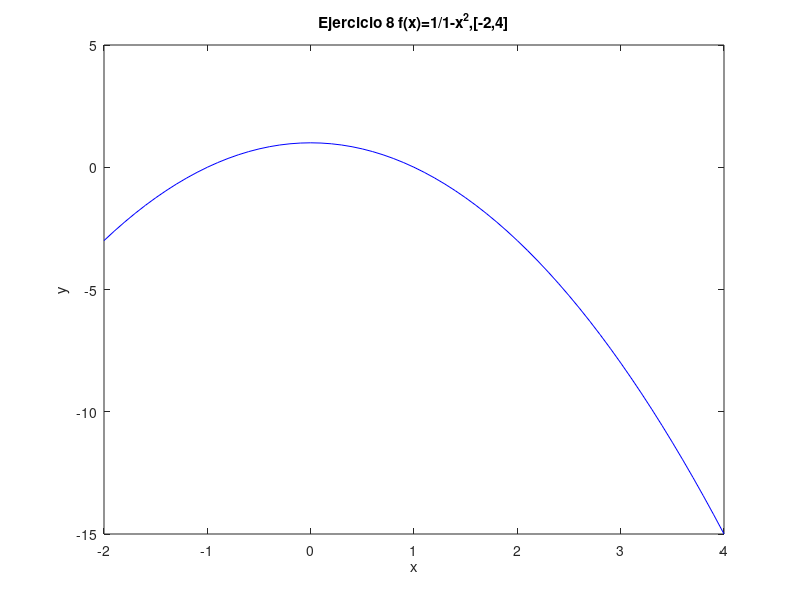

MATLAB code for this plot:
% Octave Script
% Title			:1.5 Teorema de Existencia
% Description		:Script para graficar el ejericio 7 de la actividad 1.5
% Author		:Luis Gerardo Cardozo Carranza (Gerard_CRS) luiscardozo161002@gmail.com
% Date			:20210504
% sion		        :1
% Usage			:octave> /path/Teorema_de_Existencia_Actividad_1.5_Luis Gerardo Cardozo Carranza_3202
% Notes			:Requiere aplicacion octave usar en consola preferentemente.

%Actividad_Ejercicio 8 f(x)=1/1-x^2,[-2,4]
%Limpiar variables.
clear 
%Dominio de la funcion.
x=-2:0.1:4;
%Valor de la funcion.
y=(1./1-(x.^2));
%Genera la grafica 
plot(x,y,'b');
%Asigna un nombre a la grafica 
title("Ejercicio 8 f(x)=1/1-x^2,[-2,4]");
%Etiqueta para x
xlabel("x");
%Etiqueta para y
ylabel("y");
